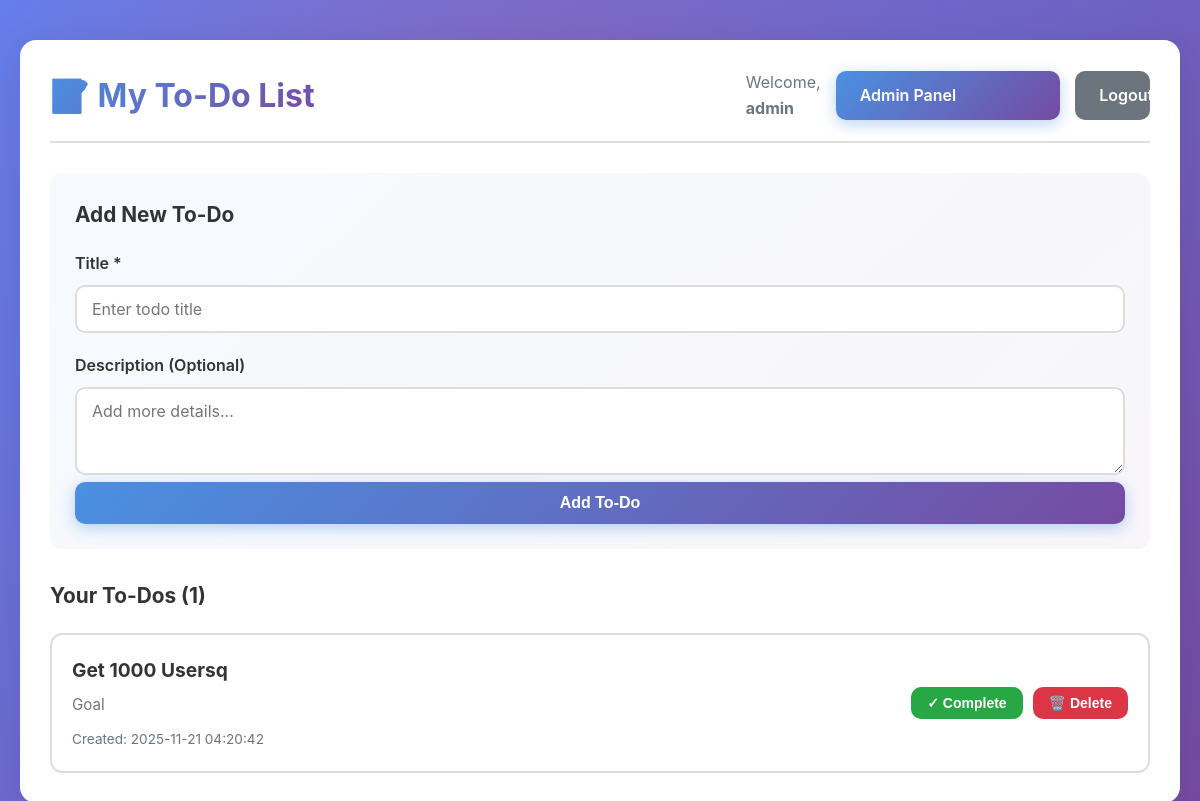
/dashboard.php (signed in), run on the app's committed database.
### tables this page shows
CREATE TABLE todos (
            id INTEGER PRIMARY KEY AUTOINCREMENT,
            user_id INTEGER NOT NULL,
            title TEXT NOT NULL,
            description TEXT,
            completed INTEGER DEFAULT 0,
            created_at DATETIME DEFAULT CURRENT_TIMESTAMP,
            FOREIGN KEY (user_id) REFERENCES users(id)
        );

### security.php (called while the page is built, shortened)
<?php
class Security {
    public static function escapeHTML($string) {
        return htmlspecialchars($string, ENT_QUOTES, 'UTF-8');
    }
}
?>

### database.php (called while the page is built, shortened)
<?php
class Database {
    private static $pdo = null;
    public static function getConnection() {
        if (self::$pdo === null) {
            try {
                self::$pdo = new PDO('sqlite:' . DB_FILE);
                self::$pdo->setAttribute(PDO::ATTR_ERRMODE, PDO::ERRMODE_EXCEPTION);
                self::$pdo->setAttribute(PDO::ATTR_EMULATE_PREPARES, false);
            } catch (PDOException $e) {
                die("Database connection failed: " . $e->getMessage());
            }
        }
        return self::$pdo;
    }
    public static function getTodos($userId) {
        $pdo = self::getConnection();
        $stmt = $pdo->prepare("SELECT * FROM todos WHERE user_id = :user_id ORDER BY created_at DESC");
        $stmt->execute([':user_id' => $userId]);
        return $stmt->fetchAll(PDO::FETCH_ASSOC);
    }
    public static function isAdmin($userId) {
        $pdo = self::getConnection();
        $stmt = $pdo->prepare("SELECT is_admin FROM users WHERE id = :id");
        $stmt->execute([':id' => $userId]);
        $user = $stmt->fetch(PDO::FETCH_ASSOC);
        return $user && $user['is_admin'] == 1;
    }
}
?>

### dashboard.php (the view, shortened to what this page needs)
<?php
require_once 'security.php';
require_once 'database.php';
$userId = $_SESSION['user_id'];
$username = $_SESSION['username'];
$todos = Database::getTodos($userId);
?>
<!DOCTYPE html>
<html lang="en">
<head>
    <link rel="stylesheet" href="styles.css">
</head>
<body>
    <div class="container">
        <div class="dashboard">
            <div class="header">
                <h1>📝 My To-Do List</h1>
                <div class="user-info">
                    <span>Welcome, <strong><?php echo Security::escapeHTML($username); ?></strong></span>
                    <?php if (Database::isAdmin($_SESSION['user_id'])): ?>
                        <a href="admin.php" class="btn btn-primary">Admin Panel</a>
                    <?php endif; ?>
                    <a href="logout.php" class="btn btn-secondary">Logout</a>
                </div>
            </div>
            <div class="add-todo-section">
                <h2>Add New To-Do</h2>
                <form method="POST" action="" class="add-todo-form">
                    <div class="form-group">
                        <label for="title">Title *</label>
                        <input
                            type="text"
                            id="title"
                            name="title"
                            required
                            placeholder="Enter todo title"
                            maxlength="200">
                    </div>
                    <div class="form-group">
                        <label for="description">Description (Optional)</label>
                        <textarea
                            id="description"
                            name="description"
                            rows="3"
                            placeholder="Add more details..."
                            maxlength="500"></textarea>
                    </div>
                    <button type="submit" name="add_todo" class="btn btn-primary">Add To-Do</button>
                </form>
            </div>
            <div class="todo-list-section">
                <h2>Your To-Dos (<?php echo count($todos); ?>)</h2>
                <?php if (empty($todos)): ?>
                    <p class="no-todos">No todos yet! Add one above to get started.</p>
                <?php else: ?>
                    <div class="todo-list">
                        <?php foreach ($todos as $todo): ?>
                            <div class="todo-item <?php echo $todo['completed'] ? 'completed' : ''; ?>">
                                <div class="todo-content">
                                    <h3><?php echo Security::escapeHTML($todo['title']); ?></h3>
                                    <?php if (!empty($todo['description'])): ?>
                                        <p><?php echo Security::escapeHTML($todo['description']); ?></p>
                                    <?php endif; ?>
                                    <small class="todo-date">
                                        Created: <?php echo Security::escapeHTML($todo['created_at']); ?>
                                    </small>
                                </div>
                                <div class="todo-actions">
                                    <form method="POST" action="" style="display:inline;">
                                        <button
                                            type="submit"
                                            name="toggle_todo"
                                            class="btn btn-small btn-toggle"
                                            data-tooltip="<?php echo $todo['completed'] ? 'Mark as incomplete' : 'Mark as complete'; ?>">
                                            <?php echo $todo['completed'] ? '↩️ Undo' : '✓ Complete'; ?>
                                        </button>
                                    </form>
                                    <form method="POST" action="" style="display:inline;">
                                        <button
                                            type="submit"
                                            name="delete_todo"
                                            class="btn btn-small btn-danger"
                                            onclick="return confirm('Are you sure you want to delete this todo?');"
                                            data-tooltip="Delete this todo">
                                            🗑️ Delete
                                        </button>
                                    </form>
                                </div>
                            </div>
                        <?php endforeach; ?>
                    </div>
                <?php endif; ?>
            </div>
        </div>
    </div>
</body>
</html>

### styles.css (style rules this page uses)
:root { --primary-color: #4A90E2; --primary-dark: #357ABD; --secondary-color: #6c757d; --success-color: #28a745; --danger-color: #dc3545; --warning-color: #ffc107; --light-bg: #f8f9fa; --dark-text: #333; --border-color: #ddd; --shadow: 0 2px 8px rgba(0,0,0,0.1); --shadow-hover: 0 4px 12px rgba(0,0,0,0.15); }
* { margin: 0; padding: 0; box-sizing: border-box; }
body { font-family: -apple-system, BlinkMacSystemFont, 'Segoe UI', Roboto, 'Helvetica Neue', Arial, sans-serif; background: #000; min-height: 100vh; padding: 20px; color: var(--dark-text); line-height: 1.6; position: relative; overflow-x: hidden; }
body::before { content: ''; position: fixed; top: 0; left: 0; width: 100%; height: 100%; background: linear-gradient(135deg, #667eea 0%, #764ba2 100%); z-index: -3; }
body::after { content: ''; position: fixed; top: 0; left: 0; width: 100%; height: 100%; background: radial-gradient(circle at 20% 50%, rgba(102, 126, 234, 0.2) 0%, transparent 50%), radial-gradient(circle at 80% 80%, rgba(118, 75, 162, 0.2) 0%, transparent 50%), radial-gradient(circle at 40% 20%, rgba(237, 66, 100, 0.2) 0%, transparent 50%); z-index: -1; animation: particleFloat 20s ease-in-out infinite; }
.container { max-width: 1200px; margin: 0 auto; animation: fadeInUp 0.8s ease-out; }
.dashboard { background: white; padding: 30px; border-radius: 16px; box-shadow: 0 10px 40px rgba(0, 0, 0, 0.1); margin-top: 20px; animation: fadeInScale 0.6s ease-out; }
.header { display: flex; justify-content: space-between; align-items: center; margin-bottom: 30px; padding-bottom: 20px; border-bottom: 2px solid var(--border-color); animation: slideInLeft 0.8s ease-out; }
.header h1 { background: linear-gradient(135deg, var(--primary-color), #764ba2); -webkit-background-clip: text; -webkit-text-fill-color: transparent; background-clip: text; font-size: 2em; }
.user-info { display: flex; align-items: center; gap: 15px; animation: slideInRight 0.8s ease-out; }
.user-info span { color: var(--secondary-color); }
.form-group { margin-bottom: 20px; }
.form-group label { display: block; margin-bottom: 8px; font-weight: 600; color: var(--dark-text); transition: color 0.3s ease; }
.form-group input, .form-group textarea { width: 100%; padding: 12px 15px; border: 2px solid var(--border-color); border-radius: 10px; font-size: 16px; transition: all 0.3s ease; font-family: inherit; }
.btn { padding: 12px 24px; border: none; border-radius: 10px; font-size: 16px; font-weight: 600; cursor: pointer; transition: all 0.3s cubic-bezier(0.68, -0.55, 0.265, 1.55); text-decoration: none; display: inline-block; position: relative; overflow: hidden; }
.btn::before { content: ''; position: absolute; top: 50%; left: 50%; width: 0; height: 0; border-radius: 50%; background: rgba(255, 255, 255, 0.3); transform: translate(-50%, -50%); transition: width 0.6s, height 0.6s; }
.btn-primary { background: linear-gradient(135deg, var(--primary-color), #764ba2); color: white; width: 100%; box-shadow: 0 4px 15px rgba(74, 144, 226, 0.4); }
.btn-secondary { background-color: var(--secondary-color); color: white; }
.btn-danger { background-color: var(--danger-color); color: white; }
.btn-small { padding: 8px 16px; font-size: 14px; }
.btn-toggle { background-color: var(--success-color); color: white; }
.add-todo-section { background: linear-gradient(135deg, rgba(74, 144, 226, 0.05), rgba(118, 75, 162, 0.05)); padding: 25px; border-radius: 12px; margin-bottom: 30px; animation: fadeIn 0.8s ease-out; }
.add-todo-section h2 { margin-bottom: 20px; color: var(--dark-text); font-size: 1.3em; }
.add-todo-form .form-group:last-of-type { margin-bottom: 0; }
.todo-list-section h2 { margin-bottom: 20px; color: var(--dark-text); font-size: 1.3em; }
.todo-list { display: flex; flex-direction: column; gap: 15px; }
.todo-item { display: flex; justify-content: space-between; align-items: center; padding: 20px; border: 2px solid var(--border-color); border-radius: 12px; background-color: white; transition: all 0.3s ease; animation: slideInUp 0.5s ease-out; }
.todo-content { flex: 1; }
.todo-content h3 { margin-bottom: 8px; color: var(--dark-text); font-size: 1.2em; }
.todo-content p { margin-bottom: 8px; color: var(--secondary-color); font-size: 0.95em; }
.todo-date { color: var(--secondary-color); font-size: 0.85em; }
.todo-actions { display: flex; gap: 10px; flex-shrink: 0; }

### data on the page
todos: title "Get 1000 Usersq", description "Goal", created_at "2025-11-21 04:20:42", completed "✓ Complete"

### other printed values
Security::escapeHTML($username) "admin"
count($todos) "1"
